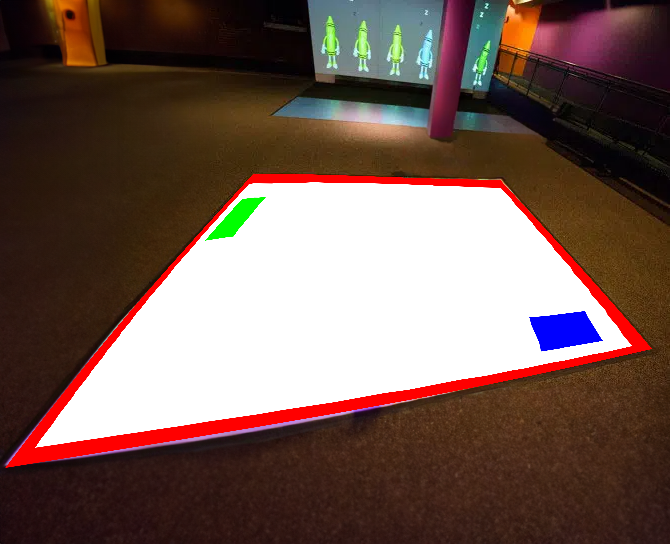
#> input picture PythonProject_save_the_turtles/Tests/scene_detection_and_calibration/floor5.png, 670 x 544 px
$ python test10.py
#> lines starting #> are read from the running program, lines starting #| are printed output that depends on the picture; after the words box and inside, x2 and y2 are one past the last pixel; in counts of white or black regions, pixels touching at a corner belong together
import cv2
import numpy as np

def order_points(pts):
    rect = np.zeros((4, 2), dtype="float32")

    s = pts.sum(axis=1)
    rect[0] = pts[np.argmin(s)]
    rect[2] = pts[np.argmax(s)]

    diff = np.diff(pts, axis=1)
    rect[1] = pts[np.argmin(diff)]
    rect[3] = pts[np.argmax(diff)]

    return rect

def four_point_transform(image, pts):
    rect = order_points(pts)
    (tl, tr, br, bl) = rect

# [8 lines of commented-out code are left out]
    maxWidth = 1366
    maxHeight = 768

    dst = np.array([
        [0, 0],
        [maxWidth - 1, 0],
        [maxWidth - 1, maxHeight - 1],
        [0, maxHeight - 1]], dtype="float32")

    M = cv2.getPerspectiveTransform(rect, dst)
    warped = cv2.warpPerspective(image, M, (maxWidth, maxHeight))

    return warped

def detect_color(image, lower, upper):
    mask = cv2.inRange(image, lower, upper)
    kernel = np.ones((5,5), np.uint8)
    mask_closed = cv2.morphologyEx(mask, cv2.MORPH_CLOSE, kernel)
    contours, _ = cv2.findContours(mask_closed, cv2.RETR_EXTERNAL, cv2.CHAIN_APPROX_SIMPLE)
    if contours:
        biggest_contour = max(contours, key=cv2.contourArea)
        M = cv2.moments(biggest_contour)
        if M["m00"] != 0:
            cX = int(M["m10"] / M["m00"])
            cY = int(M["m01"] / M["m00"])
        else:
            cX, cY = 0, 0
        return (cX, cY)
    else:
        return None

def order_points_with_color_squares(points, green_square, blue_square):
    # Calculer la distance de chaque point aux carrés de couleur
    green_distances = np.sqrt((points[:, 0] - green_square[0]) ** 2 + (points[:, 1] - green_square[1]) ** 2)
    blue_distances = np.sqrt((points[:, 0] - blue_square[0]) ** 2 + (points[:, 1] - blue_square[1]) ** 2)

    # Identifier les points les plus proches de chaque carré
    top_left = points[np.argmin(green_distances)]  # le plus proche du carré vert
    bottom_right = points[np.argmin(blue_distances)]  # le plus proche du carré bleu

    # Créer une liste des points restants
    remaining = [pt for pt in points if (pt != top_left).any() and (pt != bottom_right).any()]

    # Déterminer les points restants en haut à droite et en bas à gauche
    # en comparant leurs coordonnées en X
    if remaining[0][0] > remaining[1][0]:
        top_right = remaining[0]
        bottom_left = remaining[1]
    else:
        top_right = remaining[1]
        bottom_left = remaining[0]

    # Retourner les points ordonnés
    return np.array([top_left, top_right, bottom_right, bottom_left], dtype="float32")


def auto_detect_edges(image_path):
#> called with image_path = 'floor5.png'
    image = cv2.imread(image_path)
#> image is the input picture: shape (544, 670, 3); mean B, G, R 83.3, 91.3, 115.5
    orig = image.copy()
    hsv = cv2.cvtColor(image, cv2.COLOR_BGR2HSV)
#> hsv: shape (544, 670, 3); mean H, S, V 29.2, 129.3, 119.6

    # Plages de couleurs pour le rouge, le vert et le bleu
    lower_red = np.array([0, 120, 70])
    upper_red = np.array([10, 255, 255])
    lower_green = np.array([40, 40, 70])  # À ajuster
    upper_green = np.array([80, 255, 255])  # À ajuster
    lower_blue = np.array([100, 150, 0])  # À ajuster
    upper_blue = np.array([140, 255, 255])  # À ajuster

    # Détection des carrés de couleur
    green_square = detect_color(hsv, lower_green, upper_green)
#> in detect_color, `mask = cv2.inRange(image, lower, upper)`:
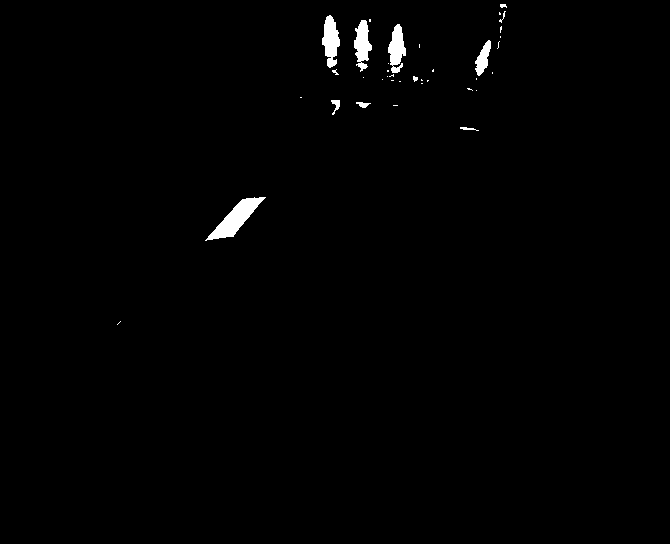
#> mask: shape (544, 670); 0.9% white; 37 white regions (26 under 20 px), largest, box (x1, y1, x2, y2) and area: (205, 197, 266, 241) 952, (322, 15, 340, 68) 606, (354, 20, 372, 72) 555
#> in detect_color, `mask_closed = cv2.morphologyEx(mask, cv2.MORPH_CLOSE, kernel)`:
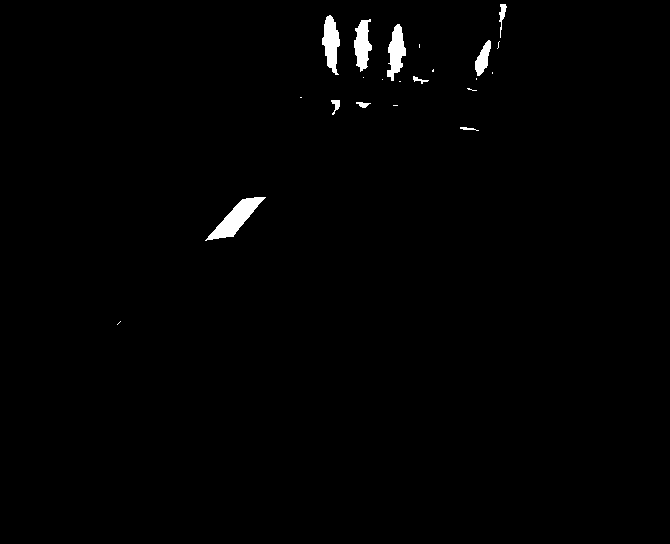
#> mask_closed: shape (544, 670); 0.97% white; 22 white regions (12 under 20 px)
#> in detect_color, `contours, _ = cv2.findContours(mask_closed, cv2.RETR_EXTERNAL, cv2.CHA..`: contours = 22 contours, 13 with area under 20; largest, box (x1, y1, x2, y2) and area: (205, 197, 266, 241) 890, (322, 15, 340, 75) 600, (387, 24, 406, 81) 562, (354, 19, 372, 72) 541, (475, 40, 491, 76) 276
#> in detect_color, `biggest_contour = max(contours, key=cv2.contourArea)`: biggest_contour = contour of 37 points, box (x1, y1, x2, y2) (205, 197, 266, 241), area 890
#> in detect_color, `M = cv2.moments(biggest_contour)`: M = moments, m00 889.5, centre m10/m00, m01/m00 = (235.6, 218)
#> in detect_color, `cX = int(M["m10"] / M["m00"])`: cX = 235
#> in detect_color, `cY = int(M["m01"] / M["m00"])`: cY = 218
#> green_square = (235, 218)
    blue_square = detect_color(hsv, lower_blue, upper_blue)
#> in detect_color (call 2), `mask = cv2.inRange(image, lower, upper)`: mask: shape (544, 670); 0.95% white; 61 white regions (51 under 20 px), largest, box (x1, y1, x2, y2) and area: (529, 311, 603, 351) 1968, (502, 98, 554, 134) 822, (576, 0, 603, 4) 95
#> in detect_color (call 2), `mask_closed = cv2.morphologyEx(mask, cv2.MORPH_CLOSE, kernel)`:
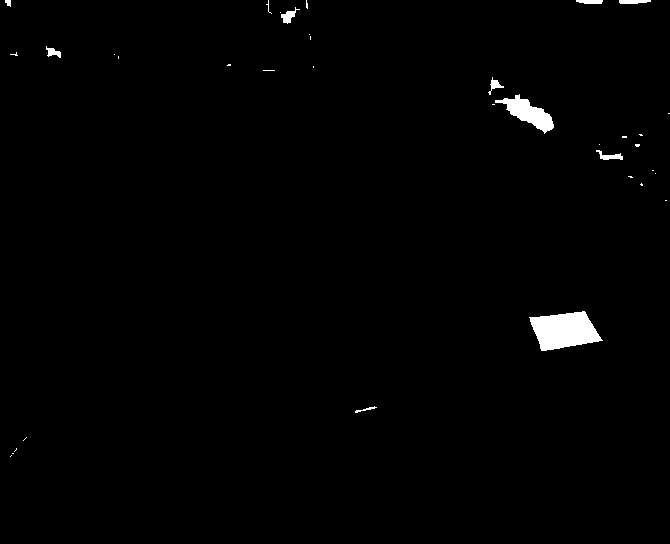
#> mask_closed: shape (544, 670); 1% white; 36 white regions (26 under 20 px)
#> in detect_color (call 2), `contours, _ = cv2.findContours(mask_closed, cv2.RETR_EXTERNAL, cv2.CHA..`: contours = 36 contours, 26 with area under 20; largest, box (x1, y1, x2, y2) and area: (529, 311, 603, 351) 1878, (495, 94, 554, 134) 854, (281, 7, 300, 24) 100, (596, 150, 623, 160) 90, (619, 0, 651, 4) 76
#> in detect_color (call 2), `biggest_contour = max(contours, key=cv2.contourArea)`: biggest_contour = contour of 81 points, box (x1, y1, x2, y2) (529, 311, 603, 351), area 1878
#> in detect_color (call 2), `M = cv2.moments(biggest_contour)`: M = moments, m00 1878, centre m10/m00, m01/m00 = (563.7, 330.2)
#> in detect_color (call 2), `cX = int(M["m10"] / M["m00"])`: cX = 563
#> in detect_color (call 2), `cY = int(M["m01"] / M["m00"])`: cY = 330
#> blue_square = (563, 330)

    if green_square is None or blue_square is None:
        print("Could not detect both color squares")
        return None

    # Détection des contours rouges
    mask_red = cv2.inRange(hsv, lower_red, upper_red)
#> mask_red: shape (544, 670); 5.9% white; 529 white regions (492 under 20 px), largest, box (x1, y1, x2, y2) and area: (6, 174, 652, 468) 13475, (412, 438, 620, 508) 3897, (64, 0, 97, 61) 636
    kernel = np.ones((5,5), np.uint8)
    mask_closed = cv2.morphologyEx(mask_red, cv2.MORPH_CLOSE, kernel)
#> mask_closed: shape (544, 670); 7.9% white; 140 white regions (128 under 20 px), largest, box (x1, y1, x2, y2) and area: (6, 174, 652, 468) 13621, (321, 422, 644, 517) 13199, (63, 0, 97, 61) 734
    gray = cv2.cvtColor(image, cv2.COLOR_BGR2GRAY)
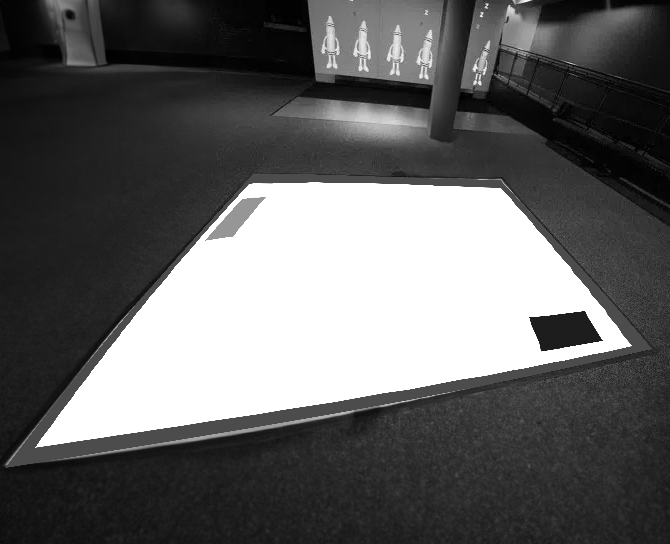
#> gray: shape (544, 670); min 0, max 255, mean 97.6
    masked_gray = cv2.bitwise_and(gray, gray, mask=mask_closed)
    blurred = cv2.GaussianBlur(masked_gray, (5, 5), 0)
    edged = cv2.Canny(blurred, 30, 150)
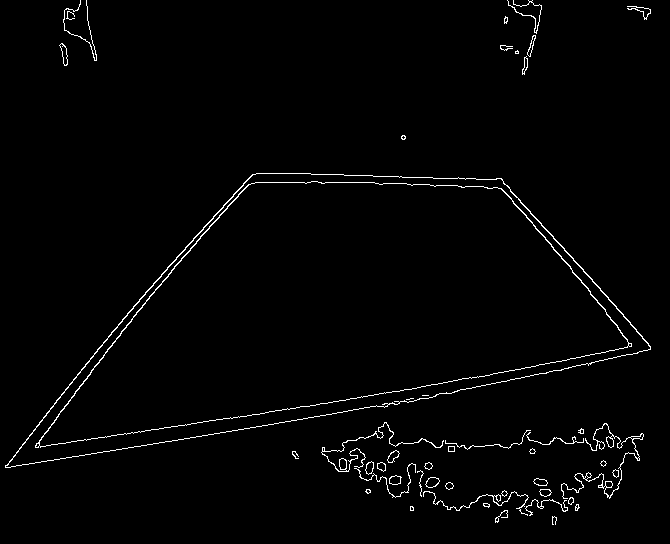
#> edged: shape (544, 670); 1.7% white in thin lines or dots

    # Recherche des contours dans l'image des bords, et ne garde que les plus grands
    contours, _ = cv2.findContours(edged.copy(), cv2.RETR_EXTERNAL, cv2.CHAIN_APPROX_SIMPLE)
#> contours = 43 contours, 19 with area under 20; largest, box (x1, y1, x2, y2) and area: (5, 173, 651, 468) 105352, (561, 423, 644, 499) 232, (321, 422, 444, 472) 138, (425, 477, 440, 488) 102, (59, 43, 68, 66) 90
    contours = sorted(contours, key=cv2.contourArea, reverse=True)[:10]
#> contours = 10 contours; largest, box (x1, y1, x2, y2) and area: (5, 173, 651, 468) 105352, (561, 423, 644, 499) 232, (321, 422, 444, 472) 138, (425, 477, 440, 488) 102, (59, 43, 68, 66) 90
    screenCnt = None

    # Boucle sur les contours
    for contour in contours:
        # Approximation du contour
        peri = cv2.arcLength(contour, True)
        approx = cv2.approxPolyDP(contour, 0.02 * peri, True)

        # Si notre contour approximé a quatre points, alors
        # nous pouvons supposer que nous avons trouvé notre écran
        if len(approx) == 4:
            screenCnt = approx
            break
#> this loop made 1 pass
#> (peri, screenCnt) on pass 1: (1586, [[5, 467], [650, 346], [501, 178], [256, 173]])

    # Si on a trouvé un contour
    if screenCnt is not None:
        # Récupération des points du contour
        points = screenCnt.reshape(4, 2)
#> points = [[5, 467], [650, 346], [501, 178], [256, 173]]
        # Réorganisation des points avec les carrés de couleur
        ordered_points = order_points_with_color_squares(points, green_square, blue_square)
#> in order_points_with_color_squares, `green_distances = np.sqrt((points[:, 0] - green_square[0]) ** 2 + (poi..`: green_distances = [339, 434.3, 269, 49.66]
#> in order_points_with_color_squares, `blue_distances = np.sqrt((points[:, 0] - blue_square[0]) ** 2 + (point..`: blue_distances = [574.6, 88.46, 164.2, 344.8]
#> in order_points_with_color_squares, `top_left = points[np.argmin(green_distances)]`: top_left = [256, 173]
#> in order_points_with_color_squares, `bottom_right = points[np.argmin(blue_distances)]`: bottom_right = [650, 346]
#> in order_points_with_color_squares, `remaining = [pt for pt in points if (pt != top_left).any() and (pt != ..`: remaining = [[5, 467], [501, 178]]
#> in order_points_with_color_squares, `top_right = remaining[1]`: top_right = [501, 178]
#> in order_points_with_color_squares, `bottom_left = remaining[0]`: bottom_left = [5, 467]
#> ordered_points = [[256, 173], [501, 178], [650, 346], [5, 467]]
        img_with_corners = orig.copy()

        # Dessiner les coins sur l'image
        for i, point in enumerate(ordered_points):
            x, y = point
            cv2.circle(img_with_corners, (int(x), int(y)), 7, (0, 255, 0), -1)  # Dessine un cercle vert autour du coin
            cv2.putText(img_with_corners, f"{i+1}", (int(x) - 25, int(y) - 25), cv2.FONT_HERSHEY_SIMPLEX, 1.2, (0, 255, 0), 2)  # Numérote le coin
#> this loop made 4 passes
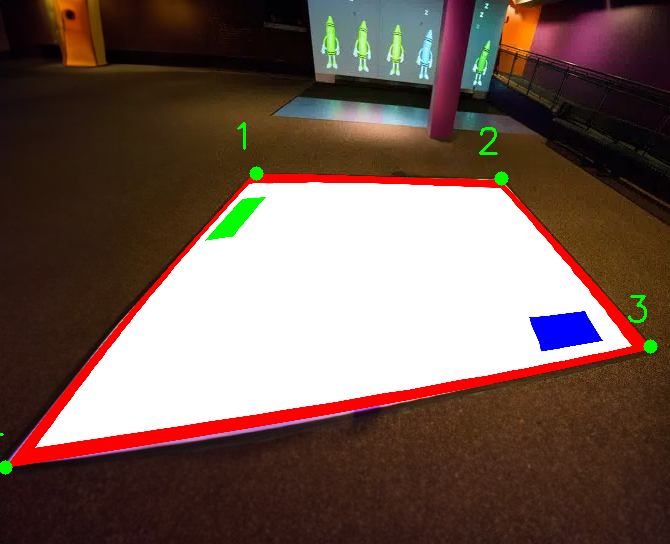
#> img_with_corners: shape (544, 670, 3); 0.29% of pixels changed, all inside (x1, y1, x2, y2) = (0, 122, 658, 475)

        # Affiche l'image avec les coins
        cv2.imshow("Image with corners", img_with_corners)
        cv2.waitKey(0)  # Attendez que l'utilisateur appuie sur une touche
        cv2.destroyAllWindows()
        return ordered_points
    else:
        print("No suitable contour found")
        return None


contour_points = auto_detect_edges('floor5.png')
#> contour_points = [[256, 173], [501, 178], [650, 346], [5, 467]]

if contour_points is not None:
    orig = cv2.imread('floor5.png')

    warped = four_point_transform(orig, contour_points)
#> in order_points, `s = pts.sum(axis=1)`: s = [429, 679, 996, 472]
#> in order_points, `diff = np.diff(pts, axis=1)`: diff = [-83, -323, -304, 462]
#> in four_point_transform, `rect = order_points(pts)`: rect = [[256, 173], [501, 178], [650, 346], [5, 467]]
#> in four_point_transform, `(tl, tr, br, bl) = rect`: tl = [256, 173]; tr = [501, 178]; br = [650, 346]; bl = [5, 467]
#> in four_point_transform, `M = cv2.getPerspectiveTransform(rect, dst)`: M = [[30.8, 26.3, -12435], [-1.16, 56.84, -9535.9], [-0.0069, 0.0454, 1]]
#> in four_point_transform, `warped = cv2.warpPerspective(image, M, (maxWidth, maxHeight))`:
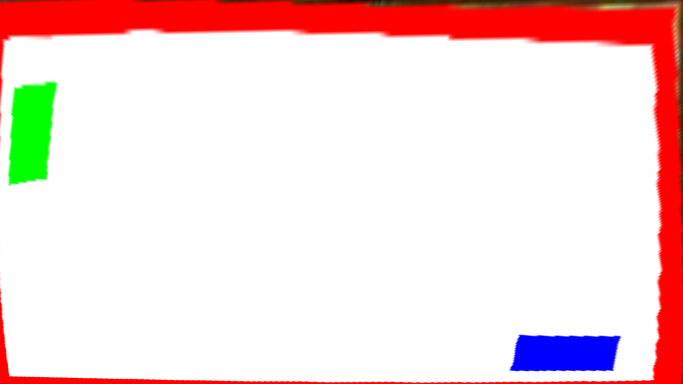
#> warped: shape (768, 1366, 3) (shown at 1/2 size); mean B, G, R 216.6, 217.4, 245.4

    cv2.imshow("Original", orig)
    cv2.imshow("Warped", warped)
    cv2.waitKey(0)
    cv2.destroyAllWindows()
else:
    print("No suitable contour found")
